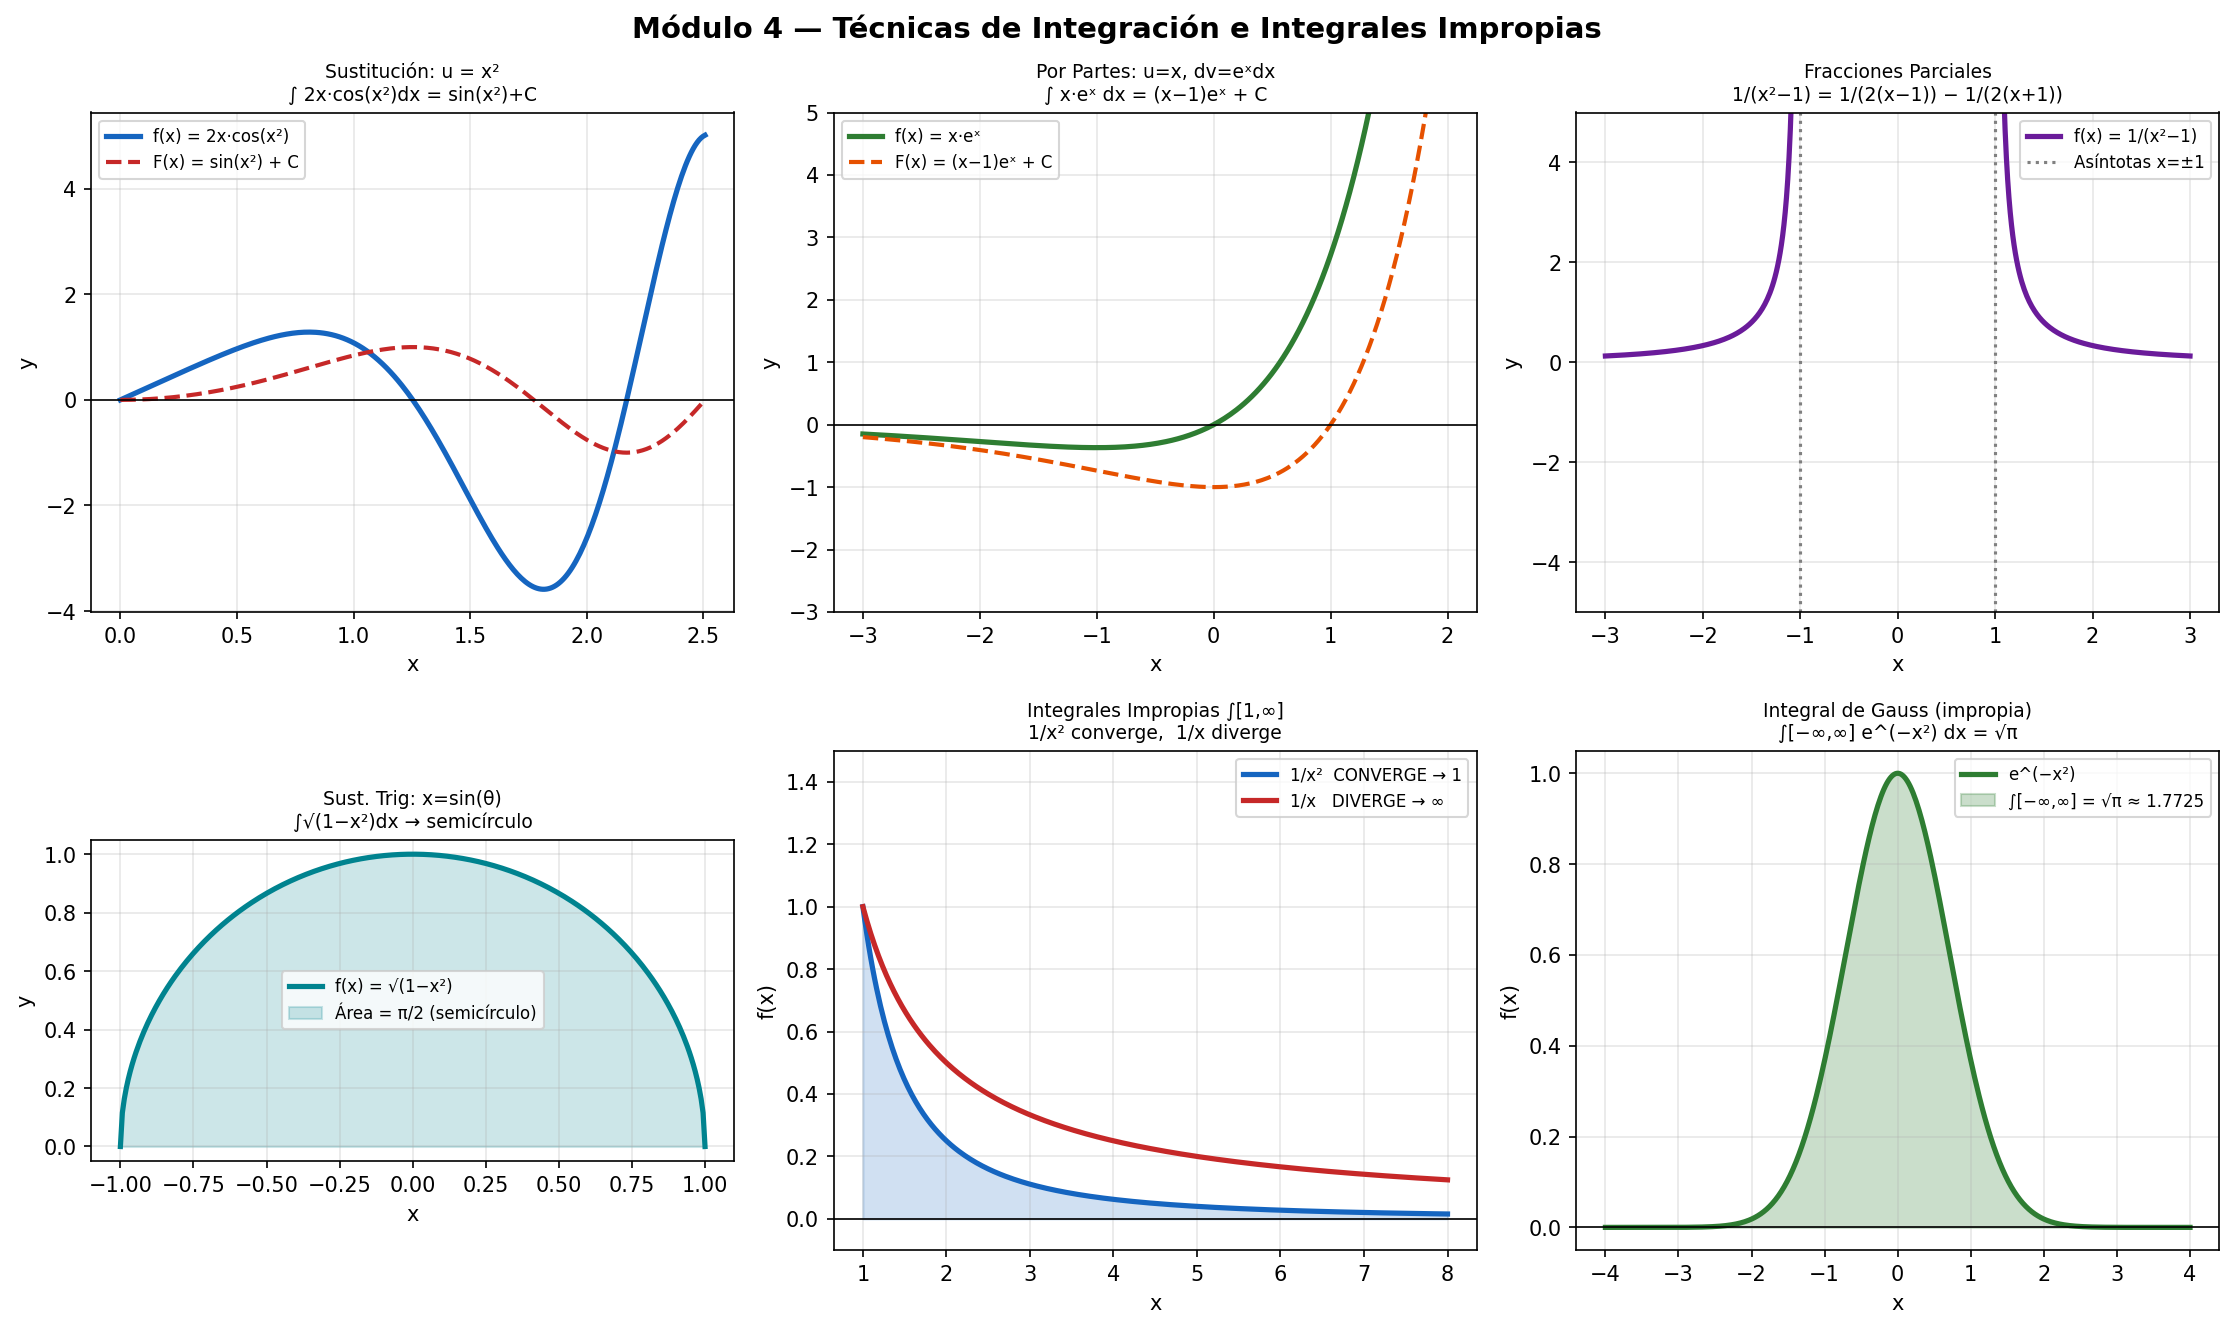

Recreate this plot in Python.
"""
Módulo 4 - Técnicas de Integración e Integrales Impropias
FUN-05 Cálculo Diferencial e Integral | Universidad CENFOTEC

¿POR QUÉ NECESITAMOS TÉCNICAS DE INTEGRACIÓN?
───────────────────────────────────────────────
La tabla de integrales fundamentales solo cubre funciones simples.
Para funciones más complejas necesitamos transformar el integrando
en una forma que sí podamos integrar directamente.

Las principales técnicas son:

  1. SUSTITUCIÓN (cambio de variable u):
     Usada cuando el integrando tiene una función compuesta.
     Se elige u = g(x), se calcula du = g'(x)dx,
     y se transforma toda la integral a variable u.
     Ejemplo: ∫ 2x·cos(x²) dx  →  u=x², du=2x dx  →  ∫ cos(u) du = sin(u)+C

  2. INTEGRACIÓN POR PARTES:
     Basada en la inversa de la regla del producto.
     Fórmula: ∫ u·dv = u·v − ∫ v·du
     Regla LIATE para elegir u: Logarítmica, Inversa trig,
     Algebraica, Trigonométrica, Exponencial.
     Ejemplo: ∫ x·eˣ dx  →  u=x, dv=eˣdx  →  x·eˣ − eˣ + C

  3. FRACCIONES PARCIALES:
     Para integrar funciones racionales P(x)/Q(x).
     Se descompone el denominador en factores y se separa
     en fracciones simples que se integran individualmente.
     Ejemplo: ∫ 1/(x²−1) dx = ∫ [1/(2(x−1)) − 1/(2(x+1))] dx

  4. SUSTITUCIÓN TRIGONOMÉTRICA:
     Para integrales con √(a²−x²), √(a²+x²) o √(x²−a²).
     Se sustituye x por una función trigonométrica para
     eliminar la raíz cuadrada usando identidades pitagóricas.
     • √(a²−x²): usar x = a·sin(θ)
     • √(a²+x²): usar x = a·tan(θ)
     • √(x²−a²): usar x = a·sec(θ)

INTEGRALES IMPROPIAS:
  Una integral es IMPROPIA cuando:
    a) Uno o ambos límites son ±∞
    b) El integrando tiene una discontinuidad en [a, b]

  Se definen como límites de integrales ordinarias:
    ∫[a,∞] f(x) dx = lim[b→∞] ∫[a,b] f(x) dx

  Si el límite existe → la integral CONVERGE
  Si el límite es ±∞ → la integral DIVERGE
"""

import numpy as np
import matplotlib.pyplot as plt
from sympy import *

x, u, t = symbols('x u t')

# ─────────────────────────────────────────────────────────────
# SECCIÓN 1: Sustitución (cambio de variable)
# ─────────────────────────────────────────────────────────────
print("=" * 60)
print("  TÉCNICA 1: SUSTITUCIÓN (CAMBIO DE VARIABLE u)")
print("=" * 60)
print("""
  Pasos:
    1) Identificar una función interior g(x) y hacer u = g(x)
    2) Calcular du = g'(x) dx  →  dx = du / g'(x)
    3) Reescribir toda la integral en términos de u
    4) Integrar en u
    5) Sustituir de vuelta u = g(x)
""")

casos_sust = [
    (2*x*cos(x**2),     "2x·cos(x²)",    "u = x²,  du = 2x dx"),
    (x**2*exp(x**3),    "x²·eˣ³",        "u = x³,  du = 3x² dx"),
    (sin(x)*cos(x),     "sin(x)·cos(x)", "u = sin(x),  du = cos(x) dx"),
    ((2*x)/(x**2+1),    "2x/(x²+1)",     "u = x²+1,  du = 2x dx"),
    (exp(x)/(1+exp(x)), "eˣ/(1+eˣ)",     "u = 1+eˣ,  du = eˣ dx"),
    (x*sqrt(x**2+4),    "x·√(x²+4)",     "u = x²+4,  du = 2x dx"),
]

for f_expr, nombre, sustitucion in casos_sust:
    F = integrate(f_expr, x)
    verif = simplify(diff(F, x) - f_expr) == 0
    print(f"  ∫ {nombre} dx")
    print(f"    Sustitución: {sustitucion}")
    print(f"    Resultado:   {F} + C  {'✅' if verif else '❌'}\n")

# ─────────────────────────────────────────────────────────────
# SECCIÓN 2: Integración por partes
# ─────────────────────────────────────────────────────────────
print("=" * 60)
print("  TÉCNICA 2: INTEGRACIÓN POR PARTES")
print("=" * 60)
print("""
  Fórmula: ∫ u·dv = u·v − ∫ v·du

  Regla LIATE para elegir u (la que aparece primero en la lista):
    L - Logarítmica:    ln(x), log(x)
    I - Inversa trig:   arcsin, arctan, ...
    A - Algebraica:     xⁿ, polinomios
    T - Trigonométrica: sin, cos, tan
    E - Exponencial:    eˣ, aˣ

  El objetivo es que ∫ v·du sea más fácil que la original.
""")

casos_partes = [
    (x*exp(x),      "x·eˣ",        "u=x,     dv=eˣdx  →  LIATE: A antes que E"),
    (x*sin(x),      "x·sin(x)",    "u=x,     dv=sin(x)dx"),
    (x**2*exp(x),   "x²·eˣ",       "u=x²,    dv=eˣdx  (necesita 2 pasos)"),
    (log(x),        "ln(x)",       "u=ln(x), dv=dx    →  L primero en LIATE"),
    (x*log(x),      "x·ln(x)",     "u=ln(x), dv=x·dx"),
    (exp(x)*sin(x), "eˣ·sin(x)",   "u=sin(x),dv=eˣdx  (circular → despejar)"),
    (asin(x),       "arcsin(x)",   "u=arcsin(x), dv=dx"),
]

for f_expr, nombre, nota in casos_partes:
    F = integrate(f_expr, x)
    verif = simplify(diff(F, x) - f_expr) == 0
    print(f"  ∫ {nombre} dx")
    print(f"    Elección: {nota}")
    print(f"    Resultado: {expand(F)} + C  {'✅' if verif else '❌'}\n")

# ─────────────────────────────────────────────────────────────
# SECCIÓN 3: Fracciones parciales
# ─────────────────────────────────────────────────────────────
print("=" * 60)
print("  TÉCNICA 3: FRACCIONES PARCIALES")
print("=" * 60)
print("""
  Se usa para integrar funciones racionales P(x)/Q(x)
  donde el grado de P < grado de Q.

  Pasos:
    1) Factorizar el denominador Q(x)
    2) Escribir P(x)/Q(x) como suma de fracciones simples
    3) Determinar los coeficientes (A, B, C, ...)
    4) Integrar cada fracción simple
""")

casos_frac = [
    (1/(x**2 - 1),          "1/(x²−1)"),
    (x/(x**2 - 3*x + 2),    "x/(x²−3x+2)"),
    ((2*x+1)/(x**2+3*x+2),  "(2x+1)/(x²+3x+2)"),
    (1/(x*(x+1)**2),        "1/(x(x+1)²)"),
]

for f_expr, nombre in casos_frac:
    # Descomposición en fracciones parciales
    f_parcial = apart(f_expr, x)
    F = integrate(f_expr, x)
    verif = simplify(diff(F, x) - f_expr) == 0
    print(f"  ∫ {nombre} dx")
    print(f"    Descomposición: {f_parcial}")
    print(f"    Resultado: {F} + C  {'✅' if verif else '❌'}\n")

# ─────────────────────────────────────────────────────────────
# SECCIÓN 4: Sustitución trigonométrica
# ─────────────────────────────────────────────────────────────
print("=" * 60)
print("  TÉCNICA 4: SUSTITUCIÓN TRIGONOMÉTRICA")
print("=" * 60)
print("""
  Usada cuando aparecen raíces de la forma:
    √(a²−x²)  →  x = a·sin(θ),   identidad: 1−sin²θ = cos²θ
    √(a²+x²)  →  x = a·tan(θ),   identidad: 1+tan²θ = sec²θ
    √(x²−a²)  →  x = a·sec(θ),   identidad: sec²θ−1 = tan²θ
""")

casos_trig_sust = [
    (1/sqrt(1 - x**2),         "1/√(1−x²)  →  x=sin(θ)"),
    (sqrt(1 - x**2),           "√(1−x²)    →  x=sin(θ)"),
    (1/(1 + x**2),             "1/(1+x²)   →  x=tan(θ)"),
    (1/sqrt(4 - x**2),         "1/√(4−x²)  →  x=2sin(θ)"),
    (x**2/sqrt(4 - x**2),     "x²/√(4−x²) →  x=2sin(θ)"),
]

for f_expr, nombre in casos_trig_sust:
    try:
        F = integrate(f_expr, x)
        verif = simplify(diff(F, x) - f_expr) == 0
        print(f"  ∫ {nombre} dx")
        print(f"    Resultado: {simplify(F)} + C  {'✅' if verif else '❌'}\n")
    except Exception:
        print(f"  ∫ {nombre} dx → requiere cálculo manual\n")

# ─────────────────────────────────────────────────────────────
# SECCIÓN 5: Integrales impropias
# ─────────────────────────────────────────────────────────────
print("=" * 60)
print("  INTEGRALES IMPROPIAS")
print("=" * 60)
print("""
  Una integral es IMPROPIA cuando tiene límites infinitos o el
  integrando tiene discontinuidades en el intervalo de integración.

  Se evalúa como un límite:
    ∫[a,∞] f(x)dx = lim[b→∞] ∫[a,b] f(x)dx

  Si el límite existe y es finito → CONVERGE
  Si el límite es infinito         → DIVERGE
""")

casos_impropias = [
    (1/x**2,   1,  oo,    "∫[1,∞] 1/x²  dx",      "converge (p>1)"),
    (1/x,      1,  oo,    "∫[1,∞] 1/x   dx",       "diverge  (p=1)"),
    (exp(-x),  0,  oo,    "∫[0,∞] e⁻ˣ  dx",        "converge"),
    (1/sqrt(x),0,  1,     "∫[0,1] 1/√x  dx",       "converge (discontinua en 0)"),
    (1/x,      0,  1,     "∫[0,1] 1/x   dx",       "diverge  (discontinua en 0)"),
    (exp(-x**2), -oo, oo, "∫[−∞,∞] e^(−x²) dx",   "converge → √π"),
]

for f_expr, a, b, nombre, comportamiento in casos_impropias:
    resultado = integrate(f_expr, (x, a, b))
    converge  = resultado.is_finite
    print(f"  {nombre}")
    print(f"    Resultado: {resultado}  →  "
          f"{'CONVERGE ✅' if converge else 'DIVERGE ❌'}  ({comportamiento})\n")

# ─────────────────────────────────────────────────────────────
# SECCIÓN 6: Visualización
# ─────────────────────────────────────────────────────────────
fig, axes = plt.subplots(2, 3, figsize=(15, 9))
fig.suptitle("Módulo 4 — Técnicas de Integración e Integrales Impropias",
             fontsize=14, fontweight='bold')

# ── Sustitución: 2x·cos(x²) ──
ax = axes[0, 0]
xv = np.linspace(0, np.sqrt(2*np.pi), 300)
f_v = 2*xv*np.cos(xv**2)
F_v = np.sin(xv**2)
ax.plot(xv, f_v, color='#1565C0', lw=2.5, label="f(x) = 2x·cos(x²)")
ax.plot(xv, F_v, color='#C62828', lw=2, ls='--', label="F(x) = sin(x²) + C")
ax.axhline(0, color='black', lw=0.8)
ax.set_title("Sustitución: u = x²\n∫ 2x·cos(x²)dx = sin(x²)+C", fontsize=9)
ax.legend(fontsize=8); ax.grid(True, alpha=0.3)
ax.set_xlabel("x"); ax.set_ylabel("y")

# ── Por partes: x·eˣ ──
ax = axes[0, 1]
xv2 = np.linspace(-3, 2, 300)
f_v2 = xv2 * np.exp(xv2)
F_v2 = (xv2 - 1) * np.exp(xv2)
ax.plot(xv2, f_v2, color='#2E7D32', lw=2.5, label="f(x) = x·eˣ")
ax.plot(xv2, F_v2, color='#E65100', lw=2, ls='--',
        label="F(x) = (x−1)eˣ + C")
ax.axhline(0, color='black', lw=0.8)
ax.set_title("Por Partes: u=x, dv=eˣdx\n∫ x·eˣ dx = (x−1)eˣ + C", fontsize=9)
ax.legend(fontsize=8); ax.grid(True, alpha=0.3)
ax.set_xlabel("x"); ax.set_ylabel("y")
ax.set_ylim(-3, 5)

# ── Fracciones parciales: 1/(x²-1) ──
ax = axes[0, 2]
xv3 = np.linspace(-3, -1.05, 150)
xv3b = np.linspace(1.05, 3, 150)
f_v3a = 1/(xv3**2 - 1)
f_v3b = 1/(xv3b**2 - 1)
ax.plot(xv3,  f_v3a, color='#6A1B9A', lw=2.5, label="f(x) = 1/(x²−1)")
ax.plot(xv3b, f_v3b, color='#6A1B9A', lw=2.5)
ax.axvline(-1, color='gray', ls=':', lw=1.5, label="Asíntotas x=±1")
ax.axvline( 1, color='gray', ls=':', lw=1.5)
ax.set_ylim(-5, 5)
ax.set_title("Fracciones Parciales\n1/(x²−1) = 1/(2(x−1)) − 1/(2(x+1))",
             fontsize=9)
ax.legend(fontsize=8); ax.grid(True, alpha=0.3)
ax.set_xlabel("x"); ax.set_ylabel("y")

# ── Sustitución trig: √(1-x²) ──
ax = axes[1, 0]
xv4 = np.linspace(-1, 1, 300)
yv4 = np.sqrt(np.maximum(1 - xv4**2, 0))
ax.plot(xv4, yv4, color='#00838F', lw=2.5,
        label="f(x) = √(1−x²)")
ax.fill_between(xv4, yv4, alpha=0.2, color='#00838F',
                label="Área = π/2 (semicírculo)")
ax.set_aspect('equal')
ax.set_title("Sust. Trig: x=sin(θ)\n∫√(1−x²)dx → semicírculo", fontsize=9)
ax.legend(fontsize=8); ax.grid(True, alpha=0.3)
ax.set_xlabel("x"); ax.set_ylabel("y")

# ── Integral impropia convergente vs divergente ──
ax = axes[1, 1]
xv5 = np.linspace(1, 8, 300)
ax.plot(xv5, 1/xv5**2, color='#1565C0', lw=2.5, label="1/x²  CONVERGE → 1")
ax.plot(xv5, 1/xv5,    color='#C62828', lw=2.5, label="1/x   DIVERGE → ∞")
ax.fill_between(xv5, 1/xv5**2, alpha=0.2, color='#1565C0')
ax.axhline(0, color='black', lw=0.8)
ax.set_title("Integrales Impropias ∫[1,∞]\n1/x² converge,  1/x diverge",
             fontsize=9)
ax.legend(fontsize=8); ax.grid(True, alpha=0.3)
ax.set_xlabel("x"); ax.set_ylabel("f(x)")
ax.set_ylim(-0.1, 1.5)

# ── Integral de Gauss: e^(-x²) ──
ax = axes[1, 2]
xv6 = np.linspace(-4, 4, 400)
yv6 = np.exp(-xv6**2)
ax.plot(xv6, yv6, color='#2E7D32', lw=2.5, label="e^(−x²)")
ax.fill_between(xv6, yv6, alpha=0.25, color='#2E7D32',
                label=f"∫[−∞,∞] = √π ≈ {np.sqrt(np.pi):.4f}")
ax.axhline(0, color='black', lw=0.8)
ax.set_title("Integral de Gauss (impropia)\n∫[−∞,∞] e^(−x²) dx = √π",
             fontsize=9)
ax.legend(fontsize=8); ax.grid(True, alpha=0.3)
ax.set_xlabel("x"); ax.set_ylabel("f(x)")

plt.tight_layout()
plt.savefig("tecnicas_integracion.png", dpi=150, bbox_inches='tight')
plt.show()
print("\n✅  Gráfica guardada: tecnicas_integracion.png")
